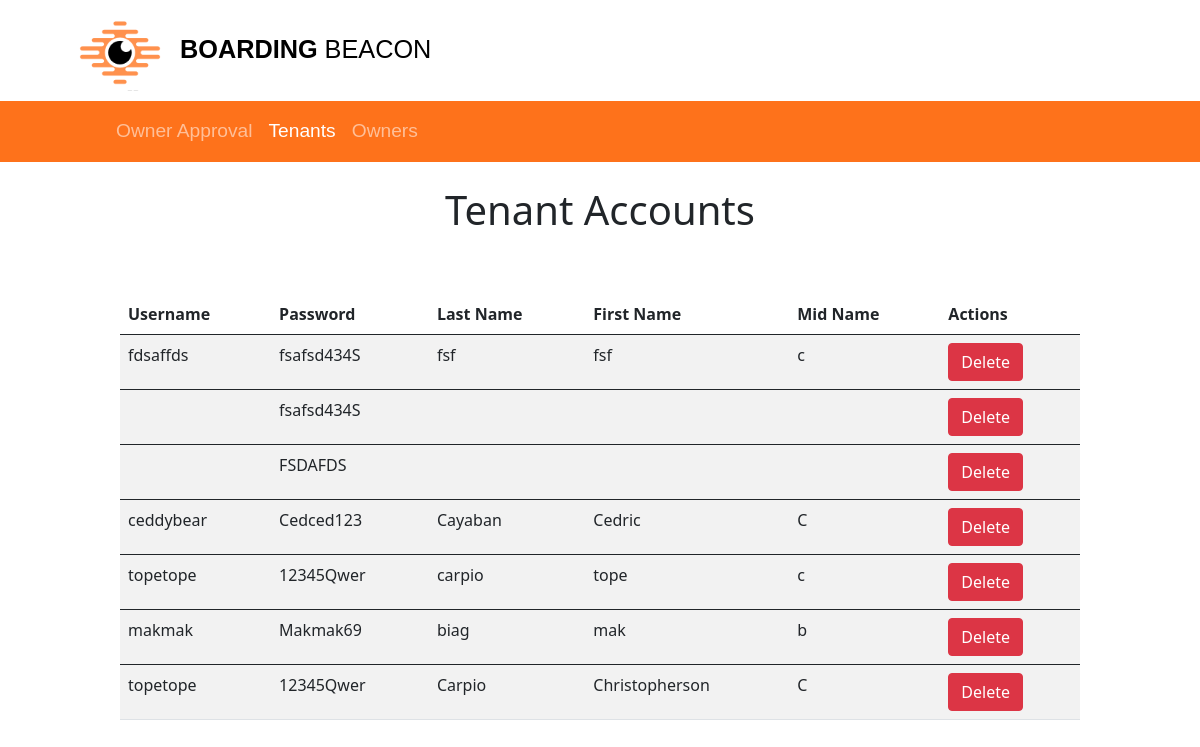
The app's page /admin-tenants.php, older data.
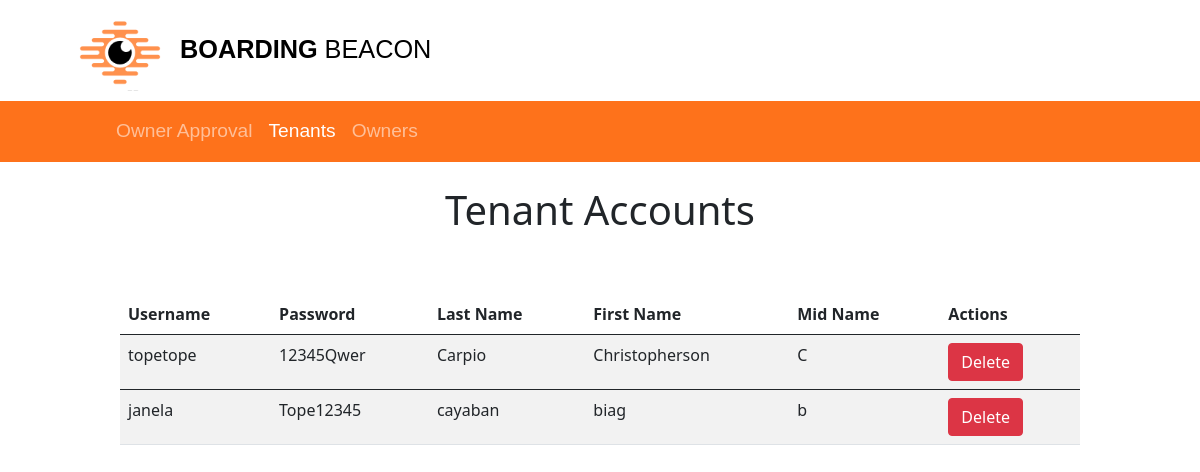
The same page, newer data.
### tables this page shows
CREATE TABLE `tenant` (
  `tenantID` int(11) NOT NULL,
  `fname` varchar(255) NOT NULL,
  `lname` varchar(255) NOT NULL,
  `username` varchar(255) NOT NULL,
  `password` varchar(255) NOT NULL,
  `midname` varchar(255) NOT NULL,
  `sex` varchar(255) NOT NULL,
  `contactNo` int(13) NOT NULL,
  `address` varchar(255) NOT NULL
);

### admin-tenants.php (the view, shortened to what this page needs)
<?php
require 'db.php';
?>
<!DOCTYPE html>
<html lang="en">
<head>
    <link rel="stylesheet" href="css/tenant-home8.css">
    <link href="https://cdn.jsdelivr.net/npm/bootstrap@5.0.2/dist/css/bootstrap.min.css" rel="stylesheet">
</head>
<body>
    <header>
        <div class="top-section">
            <img class="logo" src="images/image-logo.png" alt="PSU Logo">
            <label><b>BOARDING</b><span class="brand-name"> <b></b>BEACON</span></label>
        </div>
    </header>
       <nav class="navbar navbar-expand-sm navbar-dark">
            <div class="container">
            <ul class="navbar-nav">
                <li class="nav-item">
                    <a class="nav-link" href="owner-approval.php">Owner Approval</a>
                </li>
                <li class="nav-item">
                    <a class="nav-link active" href="#">Tenants</a>
                </li>
                <li class="nav-item">
                    <a class="nav-link" href="admin-owner.php">Owners</a>
                </li>
                </ul>
                </div>
        </nav>
    <div class="center">
        <h1>Tenant Accounts</h1>
        <table class='table table-striped'>
    <thead>
        <tr>
            <th>Username</th>
            <th>Password</th>
            <th>Last Name</th>
            <th>First Name</th>
            <th>Mid Name</th>
            <th>Actions</th>
        </tr>
    </thead>
<?php
$query = "SELECT tenant.tenantID, tenant.username, tenant.password, tenant.fname, tenant.lname, tenant.midname FROM tenant";
$result = mysqli_query($con, $query);
while ($row = mysqli_fetch_array($result)) {
?>
    <tbody>
        <tr>
            <td><?php echo $row['username']; ?></td>
            <td><?php echo $row['password']; ?></td>
            <td><?php echo $row['fname']; ?></td>
            <td><?php echo $row['lname']; ?></td>
            <td>
                <?php echo $row['midname']; ?>
            </td>
            <td>
                <form action="admin-tenants.php" method="post">
                    <Button type='submit' name="reject" value="Reject" class='btn btn-danger'>Delete</Button>
                </form>
            </td>
        </tr>
    </tbody>
<?php } ?>
</table>
    </div>
</body>
</html>

Row changes from the older to the newer data that the page shows:
removed tenant: username "fdsaffds", password "fsafsd434S", fname "fsf", lname "fsf", midname "c"
removed tenant: password "fsafsd434S"
removed tenant: password "FSDAFDS"
removed tenant: username "ceddybear", password "Cedced123", fname "Cayaban", lname "Cedric", midname "C"
removed tenant: username "topetope", password "12345Qwer", fname "carpio", lname "tope", midname "c"
removed tenant: username "makmak", password "Makmak69", fname "biag", lname "mak", midname "b"
added tenant: username "janela", password "Tope12345", fname "cayaban", lname "biag", midname "b"
